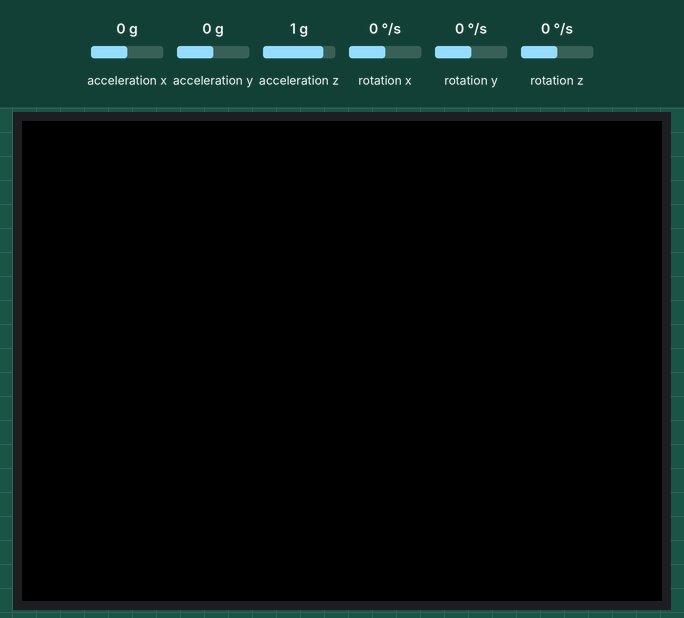
Recording of a sketch running on a simulated ESP32. On the bench: 320×240 colour display. The test bench sets the inputs (shaded band); at power-on: acceleration x 0 g, acceleration y 0 g, acceleration z 1 g, rotation x 0 °/s, rotation y 0 °/s, rotation z 0 °/s.

Above: at 1.4 s.
1.5 s: acceleration x set to -1.4 g
4.3 s: acceleration y set to -1.4 g
At 5.44 s:
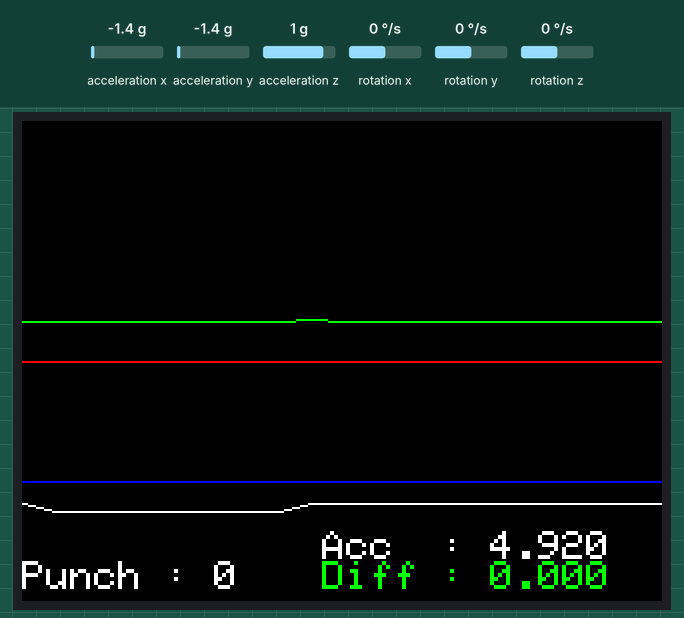
At 5.81 s:
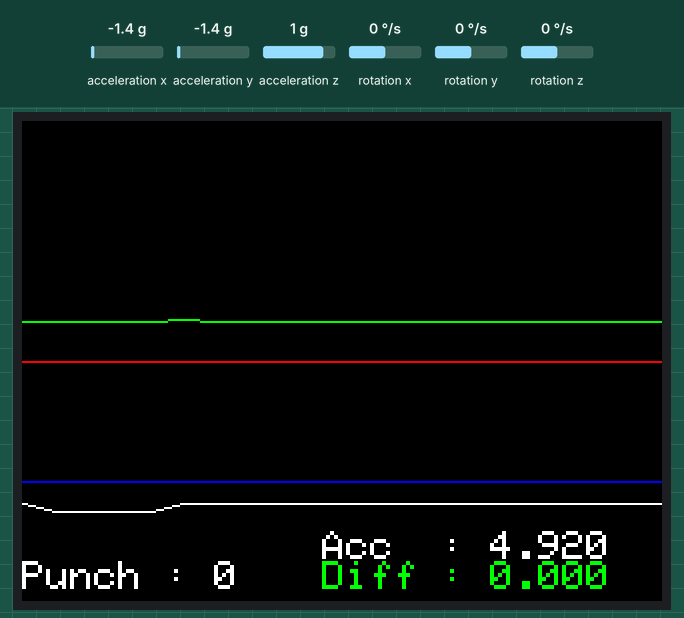
6.2 s: acceleration z set to -1.4 g
8.0 s: acceleration x set to -0.8 g
Timing chart, 0 to 10.8 s (numbered marks = the images above; inputs shaded):
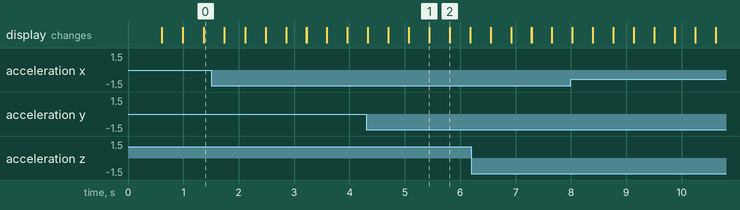

Measured:
- after the input at 4.3 s, the display: first differs from a run without the input after 0.40 s (image 1 shows a later state)

The sketch:

PunchDebug.ino
```cpp
// define must ahead #include <M5Stack.h>
#define M5STACK_MPU6886
// #define M5STACK_MPU9250
// #define M5STACK_MPU6050
// #define M5STACK_200Q

#include <M5Stack.h>
#define WIDTH 320
#define HEIGHT 240

/* 定数名が悪い、最初は描画範囲として使ってたけど配列に使ったためおかしくなった */
#define GRAPH_WIDTH 20
#define GRAPH_HEIGHT 200

int countPunch(double point);
double getNorm(double x, double y, double z);
double dxax(double point);
void setGraph(double point1, double point2);
void drawGraph();
void IRAM_ATTR onTimer();

/* 実質定数、グラフ描画用の補正係数 */
int K = (int)(WIDTH / GRAPH_WIDTH);


/*  タイマー割り込み設定定義  */
hw_timer_t * timer = NULL;  //タイマー変数
volatile SemaphoreHandle_t timerSemaphore;  //タイマー割り込みが発生したかどうかを表すセマフォ
volatile int interruptCounter;  //タイマーカウンター

int graphArray[320] = { 0 };
int graphArray2[320] = { 0 };

/* センサデータ */
float accX = 0.0F;
float accY = 0.0F;
float accZ = 0.0F;

float gyroX = 0.0F;
float gyroY = 0.0F;
float gyroZ = 0.0F;

float pitch = 0.0F;
float roll  = 0.0F;
float yaw   = 0.0F;

float temp = 0.0F;

// the setup routine runs once when M5Stack starts up
void setup(){

  // Initialize the M5Stack object
  M5.begin();
  /*
    Power chip connected to gpio21, gpio22, I2C device
    Set battery charging voltage and current
    If used battery, please call this function in your project
  */
  M5.Power.begin();

  M5.IMU.Init();

  M5.Lcd.fillScreen(BLACK);
  M5.Lcd.setTextColor(GREEN , BLACK);
  M5.Lcd.setTextSize(2);

  /*  タイマー割り込み設定  */
  timerSemaphore = xSemaphoreCreateBinary();  //割り込みハンドラが呼ばれた際の通信のために利用するセマフォ(バイナリセマフォ)の作成
  timer = timerBegin(0, 80, true);  //タイマー番号0(0〜3)、分周比80(ESP32のクロック周波数は8MHz)、タイマー増減(true:増加,false:減少)
  timerAttachInterrupt(timer, &onTimer, true);  //タイマー変数指定:timer、タイマー割り込みする処理関:onTimer、割り込みタイプ(true:エッジ,false:レベル)
  timerAlarmWrite(timer, 10000, true);  //タイマー変数指定:timer、タイマー10msec割り込み(8000000(クロック周波数) / 80(分周比) = 1000000Hz(=1カウントで1μs))、自動再起動有無(true:有,false:無)
  timerAlarmEnable(timer);  //タイマー起動

}

// the loop routine runs over and over again forever
void loop() {
  // 各センサの値を更新する:
  M5.IMU.getGyroData(&gyroX,&gyroY,&gyroZ);
  M5.IMU.getAccelData(&accX,&accY,&accZ);
  M5.IMU.getAhrsData(&pitch,&roll,&yaw);
  M5.IMU.getTempData(&temp);

  /* 加速度ベクトルの大きさからパンチを判定する */
  double nowNorm = getNorm(accX,accY,accZ);
  double di = diff(nowNorm);
  int counter = countPunch(nowNorm);

  if(interruptCounter > 0) {  //タイマー割り込みされれば
    interruptCounter --; //割り込みカウントリセット
    /* 実行したい処理をここ以降に処理プログラムを追加 */
    /* デバッグ用、加速度がどう推移するのか見たかった */
    setGraph(nowNorm, di);
    drawGraph();

    M5.Lcd.setTextColor(WHITE , BLACK);
    M5.Lcd.setCursor(0, 220);
    M5.Lcd.printf("Punch : %d", counter);
    M5.Lcd.setCursor(150, 205);
    M5.Lcd.printf("Acc  : %.3f", nowNorm);
    M5.Lcd.setTextColor(GREEN , BLACK);
    M5.Lcd.setCursor(150, 220);
    M5.Lcd.printf("Diff : %.3f", di);
  }
}

/*  タイマー割り込み処理関数  */
void IRAM_ATTR onTimer() {

  interruptCounter++; //割り込みカウント
  xSemaphoreGiveFromISR(timerSemaphore, NULL);  //割り込みフラグをリセット
  /* タイマー内で処理させたい処理があればここ以降に処理プログラムを追加 */

}

/* パンチの計測は大雑把にヒステリシスコンパレータ式で計測してます */
int countPunch(double point)
{
  static int counter = 0;
  static double maxPoint = -1;
  static double minPoint = 9999;
  double highHis = 40;
  double lowHis = 10;

  maxPoint = ( maxPoint < point) ? point : maxPoint;
  if(highHis < maxPoint)
  { /* 加速度の最大値がhighHisを超えたらパンチを検出 */
    minPoint = ( minPoint > point) ? point : minPoint;
    if(lowHis > minPoint)
    { /* 加速度がlowHisを下回ったらパンチの終わりと判定 */
      counter++;
      maxPoint = -1;
    }
  }
  else
  { /* 判定に使ってた変数を初期化しておく */
    minPoint = 9999;
  }

  return counter;
}

/* 前回の入力との差分を返します。パンチの計測には使っていないけど、加速度の微分が特徴量に使えるかもと思い用意した */
double diff(double point)
{
  static double prepoint = 1;
  double res = point - prepoint;
  prepoint = point;

  return res;
}

/* グラフ描画用に配列を格納します。配列をグルグル回して格納していきます */
void setGraph(double point1, double point2)
{
  static int counter = 0;
  if (counter == GRAPH_WIDTH)
    counter = 0;

  int h = GRAPH_HEIGHT;

  /* point1のグラフが小さいので2倍した、drawGraphで閾値を表示するなら2倍するのを忘れずに */
  h = GRAPH_HEIGHT - (int)(2*point1);
  if(h < 0) h = 0;
  graphArray[counter] = h;

  /* 描画範囲の真ん中から描画する */
  h = (int)(GRAPH_HEIGHT / 2) - (int)point2;
  if(h < 0) h = 0;
  graphArray2[counter] = h;

  counter++;
}

/* 配列に最後に追加された点を基準に直線を大量に描画します。きちんと動いていればグラフが右から流れてくる形式で表示される */
void drawGraph()
{ /* 独立したstatic変数でカウントアップしているので、必ずsetGraphと同じ回数呼び出さないと描画が狂う。変数を共通にして直した方がいいけどめんどくさい */
  static int counter = 0;
  if (counter == GRAPH_WIDTH)
    counter = 0;

  /* 画面初期化しないと線が溜まって真っ白になる */
  M5.Lcd.fillScreen(BLACK);
  for(int i = 0; i < GRAPH_WIDTH; i++)
  {
    /* 現在位置より先と前でインデックスの読み出し方を変える */
    int j = (counter + i < GRAPH_WIDTH) ? i + counter : i + counter - GRAPH_WIDTH;

    if(j + 1 == GRAPH_WIDTH)
    { /* 配列で循環させてるので配列末端の場合分けが必要 */
      M5.Lcd.drawLine(K*i, graphArray[j], K*(i+1), graphArray[0], WHITE);
      M5.Lcd.drawLine(K*i, graphArray2[j], K*(i+1), graphArray2[0], GREEN);
    }
    else
    { /* こっちは末端以外 */
      M5.Lcd.drawLine(K*i, graphArray[j], K*(i+1), graphArray[j+1], WHITE);
      M5.Lcd.drawLine(K*i, graphArray2[j], K*(i+1), graphArray2[j+1], GREEN);
    }
  }
  /* ヒステリシスコンパレータの閾値を表示、この線をまたぐと認識するというわけ */
  M5.Lcd.drawLine(0, GRAPH_HEIGHT-80, K*GRAPH_WIDTH, GRAPH_HEIGHT-80, RED);
  M5.Lcd.drawLine(0, GRAPH_HEIGHT-20, K*GRAPH_WIDTH, GRAPH_HEIGHT-20, BLUE);
  counter++;
}

/* 加速度ベクトルの大きさを取得します。正確な値である意味は今のところないので平方根はとってない */
double getNorm(double x, double y, double z)
{
  return (x*x)+(y*y)+(z*z);
}
```
